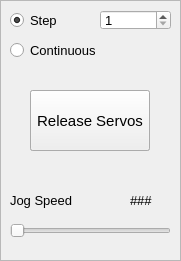
     <widget class="QFrame" name="Speed_Frame">
      <property name="geometry">
       <rect>
        <x>470</x>
        <y>60</y>
        <width>181</width>
        <height>261</height>
       </rect>
      </property>
      <property name="autoFillBackground">
       <bool>true</bool>
      </property>
      <property name="frameShape">
       <enum>QFrame::StyledPanel</enum>
      </property>
      <property name="frameShadow">
       <enum>QFrame::Raised</enum>
      </property>
      <widget class="QLabel" name="SpeedLable">
       <property name="geometry">
        <rect>
         <x>130</x>
         <y>190</y>
         <width>41</width>
         <height>20</height>
        </rect>
       </property>
       <property name="font">
        <font>
         <pointsize>10</pointsize>
        </font>
       </property>
       <property name="text">
        <string>###</string>
       </property>
      </widget>
      <widget class="QRadioButton" name="radioButtonContinuous">
       <property name="geometry">
        <rect>
         <x>10</x>
         <y>40</y>
         <width>91</width>
         <height>21</height>
        </rect>
       </property>
       <property name="font">
        <font>
         <pointsize>10</pointsize>
        </font>
       </property>
       <property name="text">
        <string>Continuous</string>
       </property>
       <attribute name="buttonGroup">
        <string notr="true">buttonGroup_2</string>
       </attribute>
      </widget>
      <widget class="QSpinBox" name="spinBoxStep">
       <property name="geometry">
        <rect>
         <x>100</x>
         <y>10</y>
         <width>71</width>
         <height>20</height>
        </rect>
       </property>
       <property name="minimumSize">
        <size>
         <width>60</width>
         <height>0</height>
        </size>
       </property>
       <property name="font">
        <font>
         <pointsize>10</pointsize>
        </font>
       </property>
       <property name="minimum">
        <number>1</number>
       </property>
       <property name="maximum">
        <number>20</number>
       </property>
      </widget>
      <widget class="QLabel" name="label_3">
       <property name="geometry">
        <rect>
         <x>10</x>
         <y>190</y>
         <width>91</width>
         <height>21</height>
        </rect>
       </property>
       <property name="font">
        <font>
         <pointsize>10</pointsize>
        </font>
       </property>
       <property name="text">
        <string>Jog Speed</string>
       </property>
      </widget>
      <widget class="QSlider" name="speedSlider">
       <property name="geometry">
        <rect>
         <x>10</x>
         <y>220</y>
         <width>161</width>
         <height>21</height>
        </rect>
       </property>
       <property name="minimum">
        <number>1</number>
       </property>
       <property name="maximum">
        <number>100</number>
       </property>
       <property name="value">
        <number>1</number>
       </property>
       <property name="orientation">
        <enum>Qt::Horizontal</enum>
       </property>
      </widget>
      <widget class="QPushButton" name="ReleaseServos_Button">
       <property name="geometry">
        <rect>
         <x>30</x>
         <y>90</y>
         <width>120</width>
         <height>61</height>
        </rect>
       </property>
       <property name="font">
        <font>
         <pointsize>11</pointsize>
        </font>
       </property>
       <property name="text">
        <string>Release Servos</string>
       </property>
      </widget>
      <widget class="QRadioButton" name="radioButtonStep">
       <property name="geometry">
        <rect>
         <x>10</x>
         <y>10</y>
         <width>71</width>
         <height>21</height>
        </rect>
       </property>
       <property name="sizeIncrement">
        <size>
         <width>0</width>
         <height>0</height>
        </size>
       </property>
       <property name="font">
        <font>
         <pointsize>10</pointsize>
        </font>
       </property>
       <property name="text">
        <string>Step</string>
       </property>
       <property name="iconSize">
        <size>
         <width>12</width>
         <height>12</height>
        </size>
       </property>
       <property name="checked">
        <bool>true</bool>
       </property>
       <attribute name="buttonGroup">
        <string notr="true">buttonGroup_2</string>
       </attribute>
      </widget>
      <widget class="QPushButton" name="LockServos_Button">
       <property name="geometry">
        <rect>
         <x>30</x>
         <y>90</y>
         <width>120</width>
         <height>61</height>
        </rect>
       </property>
       <property name="font">
        <font>
         <pointsize>11</pointsize>
        </font>
       </property>
       <property name="text">
        <string>Focus Servos</string>
       </property>
      </widget>
      <zorder>LockServos_Button</zorder>
      <zorder>SpeedLable</zorder>
      <zorder>radioButtonContinuous</zorder>
      <zorder>spinBoxStep</zorder>
      <zorder>label_3</zorder>
      <zorder>speedSlider</zorder>
      <zorder>ReleaseServos_Button</zorder>
      <zorder>radioButtonStep</zorder>
     </widget>
